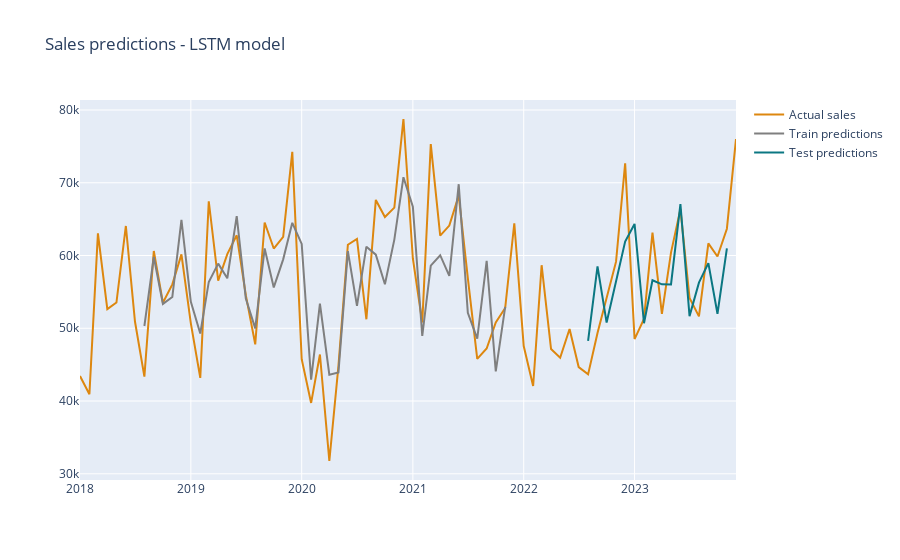

The notebook cell saved with this chart:
### Code cell
trace_1 = go.Scatter(
   x=res.Date,
   y=res['true_values'],
   name = "Actual sales",
   line = dict(color = '#dd870f'),
   opacity = 1)

trace_2 = go.Scatter(
   x=res.Date[7:train_size-1],
   y=res['train_predictions'][7:train_size-1],
   name = "Train predictions",
   line = dict(color = '#7F7F7F'),
   opacity = 1)


trace_3 = go.Scatter(
   x=res.Date[:],
   y=res['test_predictions'][:],
   name = "Test predictions",
   line = dict(color = '#0b7782'),
   opacity = 1)

data = [trace_1,trace_2, trace_3]

layout = dict(
   title='Sales predictions - LSTM model')


fig = dict(data=data, layout=layout)
iplot(fig)
